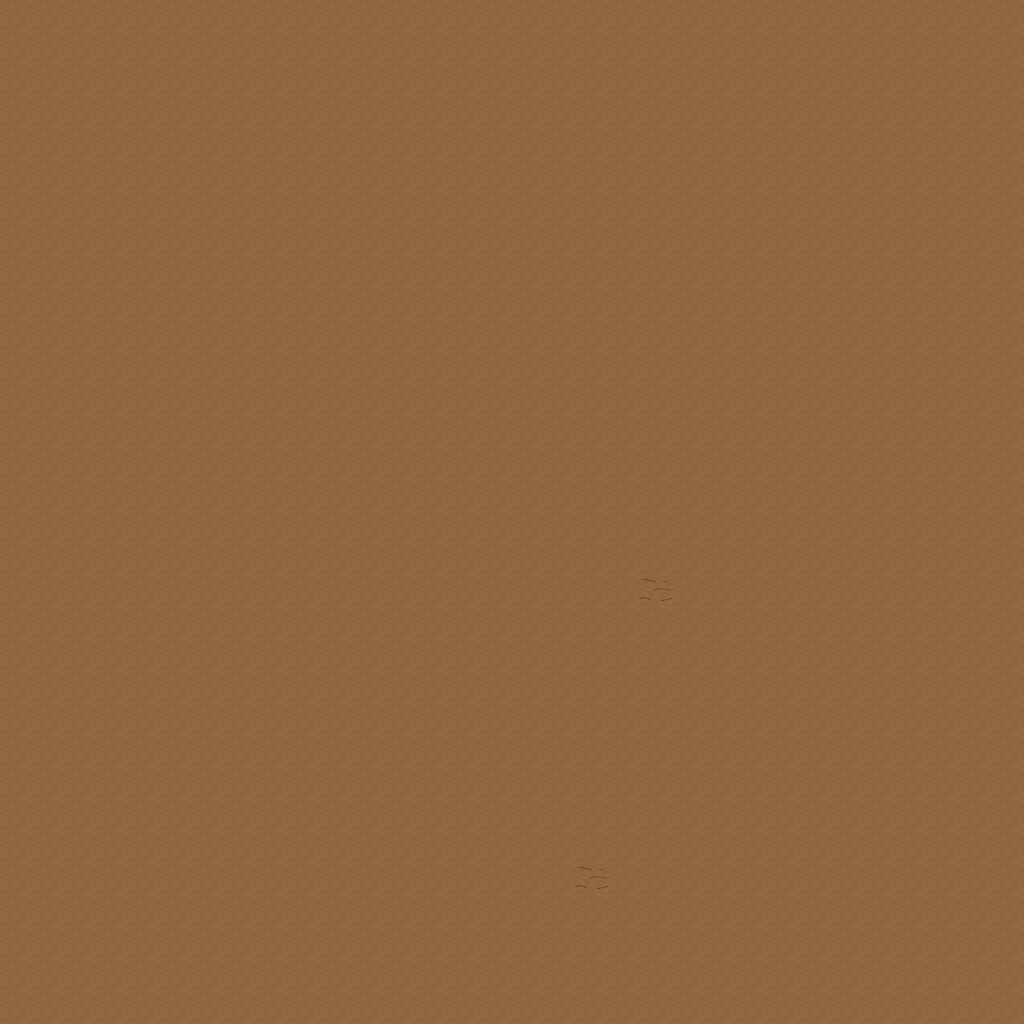

Rendered tile map (Tiled .tmx) drawn with the repository's tilesets; below, a short description and the map source with its tile grids summarised:
An orthogonal 32x32 tile map with 32x32 px tiles, 5 tile layers (Ground, Objects, Objects2, Above, ...), 1 hidden layer not drawn, 37 tilesets.

<map version="1.10" tiledversion="1.11.0" orientation="orthogonal" renderorder="right-down" width="32" height="32" tilewidth="32" tileheight="32" infinite="0" nextlayerid="11" nextobjectid="1">
 <tileset firstgid="1" name="ground_ground" tilewidth="32" tileheight="32" tilecount="33" columns="3">
  <image source="../drawable/ground_ground.png" width="96" height="352" />
 </tileset>
 <tileset firstgid="34" name="ground_ridge_earth_dark" tilewidth="32" tileheight="32" tilecount="96" columns="12">
  <image source="../drawable/ground_ridge_earth_dark.png" width="384" height="256" />
 </tileset>
 <tileset firstgid="130" name="logic_collision" tilewidth="32" tileheight="32" tilecount="1" columns="1">
  <image source="../drawable/logic_collision.png" width="32" height="32" />
 </tileset>
 <tileset firstgid="131" name="logic_portal" tilewidth="32" tileheight="32" tilecount="24" columns="8">
  <image source="../drawable/logic_portal.png" width="256" height="96" />
 </tileset>
 <tileset firstgid="155" name="building_fence_fence_chunky" tilewidth="32" tileheight="32" tilecount="21" columns="3">
  <image source="../drawable/building_fence_fence_chunky.png" width="96" height="224" />
 </tileset>
 <tileset firstgid="176" name="item_statue_girl_with_bird" tilewidth="32" tileheight="32" tilecount="12" columns="4">
  <image source="../drawable/item_statue_girl_with_bird.png" width="128" height="96" />
 </tileset>
 <tileset firstgid="188" name="plant_bush_hosta" tilewidth="32" tileheight="32" tilecount="9" columns="3">
  <image source="../drawable/plant_bush_hosta.png" width="96" height="96" />
 </tileset>
 <tileset firstgid="197" name="logic_item_sheepfood" tilewidth="32" tileheight="32" tilecount="1" columns="1">
  <image source="../drawable/logic_item_sheepfood.png" width="32" height="32" />
 </tileset>
 <tileset firstgid="198" name="ground_rock_rocks_3" tilewidth="32" tileheight="32" tilecount="16" columns="4">
  <image source="../drawable/ground_rock_rocks_3.png" width="128" height="128" />
 </tileset>
 <tileset firstgid="214" name="item_statue_crystal_statues" tilewidth="32" tileheight="32" tilecount="12" columns="6">
  <image source="../drawable/item_statue_crystal_statues.png" width="192" height="64" />
 </tileset>
 <tileset firstgid="226" name="plant_tree_maple_tree" tilewidth="32" tileheight="32" tilecount="72" columns="8">
  <image source="../drawable/plant_tree_maple_tree.png" width="256" height="288" />
 </tileset>
 <tileset firstgid="298" name="plant_stump_small_stump" tilewidth="32" tileheight="32" tilecount="4" columns="2">
  <image source="../drawable/plant_stump_small_stump.png" width="64" height="64" />
 </tileset>
 <tileset firstgid="302" name="item_statue_plants_potted_stone" tilewidth="32" tileheight="32" tilecount="6" columns="3">
  <image source="../drawable/item_statue_plants_potted_stone.png" width="96" height="64" />
 </tileset>
 <tileset firstgid="308" name="logic_creature_sheep" tilewidth="32" tileheight="32" tilecount="1" columns="1">
  <image source="../drawable/logic_creature_sheep.png" width="32" height="32" />
 </tileset>
 <tileset firstgid="309" name="furniture_chair_bench_white" tilewidth="32" tileheight="32" tilecount="8" columns="2">
  <image source="../drawable/furniture_chair_bench_white.png" width="64" height="128" />
 </tileset>
 <tileset firstgid="317" name="furniture_sink_dark_side_on" tilewidth="32" tileheight="32" tilecount="6" columns="3">
  <image source="../drawable/furniture_sink_dark_side_on.png" width="96" height="64" />
 </tileset>
 <tileset firstgid="323" name="object_birds" tilewidth="32" tileheight="32" tilecount="4" columns="2">
  <image source="../drawable/object_birds.png" width="64" height="64" />
 </tileset>
 <tileset firstgid="327" name="logic_creature_animal" tilewidth="32" tileheight="32" tilecount="32" columns="8">
  <image source="../drawable/logic_creature_animal.png" width="256" height="128" />
 </tileset>
 <tileset firstgid="359" name="ground_earth_edges" tilewidth="32" tileheight="32" tilecount="18" columns="6">
  <image source="../drawable/ground_earth_edges.png" width="192" height="96" />
 </tileset>
 <tileset firstgid="377" name="ground_grass_corners" tilewidth="32" tileheight="32" tilecount="24" columns="6">
  <image source="../drawable/ground_grass_corners.png" width="192" height="128" />
 </tileset>
 <tileset firstgid="401" name="building_stairs_stairs_grey" tilewidth="32" tileheight="32" tilecount="6" columns="3">
  <image source="../drawable/building_stairs_stairs_grey.png" width="96" height="64" />
 </tileset>
 <tileset firstgid="407" name="logic_creature_ent" tilewidth="32" tileheight="32" tilecount="4" columns="4">
  <image source="../drawable/logic_creature_ent.png" width="128" height="32" />
 </tileset>
 <tileset firstgid="411" name="plant_tree_pine_tree" tilewidth="32" tileheight="32" tilecount="20" columns="4">
  <image source="../drawable/plant_tree_pine_tree.png" width="128" height="160" />
 </tileset>
 <tileset firstgid="431" name="plant_tree_oak_tree" tilewidth="32" tileheight="32" tilecount="20" columns="4">
  <image source="../drawable/plant_tree_oak_tree.png" width="128" height="160" />
 </tileset>
 <tileset firstgid="451" name="plant_tree_chestnut_tree" tilewidth="32" tileheight="32" tilecount="20" columns="4">
  <image source="../drawable/plant_tree_chestnut_tree.png" width="128" height="160" />
 </tileset>
 <tileset firstgid="471" name="building_thatched_roof_cottage1" tilewidth="32" tileheight="32" tilecount="20" columns="4">
  <image source="../drawable/building_thatched_roof_cottage1.png" width="128" height="160" />
 </tileset>
 <tileset firstgid="491" name="building_thatched_roof_cottage2" tilewidth="32" tileheight="32" tilecount="20" columns="4">
  <image source="../drawable/building_thatched_roof_cottage2.png" width="128" height="160" />
 </tileset>
 <tileset firstgid="511" name="logic_item_vegetable" tilewidth="32" tileheight="32" tilecount="16" columns="8">
  <image source="../drawable/logic_item_vegetable.png" width="256" height="64" />
 </tileset>
 <tileset firstgid="527" name="object_well" tilewidth="32" tileheight="32" tilecount="4" columns="2">
  <image source="../drawable/object_well.png" width="64" height="64" />
 </tileset>
 <tileset firstgid="531" name="plant_flower_flower_bed_1" tilewidth="32" tileheight="32" tilecount="35" columns="7">
  <image source="../drawable/plant_flower_flower_bed_1.png" width="224" height="160" />
 </tileset>
 <tileset firstgid="566" name="plant_flower_small_flower_bed" tilewidth="32" tileheight="32" tilecount="12" columns="3">
  <image source="../drawable/plant_flower_small_flower_bed.png" width="96" height="128" />
 </tileset>
 <tileset firstgid="578" name="plant_flower_small_flower_bed_2" tilewidth="32" tileheight="32" tilecount="12" columns="3">
  <image source="../drawable/plant_flower_small_flower_bed_2.png" width="96" height="128" />
 </tileset>
 <tileset firstgid="590" name="plant_flower_foxgloves" tilewidth="32" tileheight="32" tilecount="4" columns="2">
  <image source="../drawable/plant_flower_foxgloves.png" width="64" height="64" />
 </tileset>
 <tileset firstgid="594" name="plant_flower_hothouse_flowers" tilewidth="32" tileheight="32" tilecount="72" columns="6">
  <image source="../drawable/plant_flower_hothouse_flowers.png" width="192" height="384" />
 </tileset>
 <tileset firstgid="666" name="plant_bush_bush_mult_colored" tilewidth="32" tileheight="32" tilecount="6" columns="3">
  <image source="../drawable/plant_bush_bush_mult_colored.png" width="96" height="64" />
 </tileset>
 <tileset firstgid="672" name="object_ents" tilewidth="32" tileheight="32" tilecount="50" columns="5">
  <image source="../drawable/object_ents.png" width="160" height="320" />
 </tileset>
 <tileset firstgid="722" name="ground_green_paving" tilewidth="32" tileheight="32" tilecount="18" columns="3">
  <image source="../drawable/ground_green_paving.png" width="96" height="192" />
 </tileset>
 <layer id="1" name="Ground" width="32" height="32">
  <data>[1024 cells, 1024 non-empty, 1 distinct tile ids]</data>
 </layer>
 <layer id="2" name="Objects" width="32" height="32">
  <data>[1024 cells, 2 non-empty, 1 distinct tile ids]</data>
 </layer>
 <layer id="3" name="Objects2" width="32" height="32">
  <data>[1024 cells, 0 non-empty, 0 distinct tile ids]</data>
 </layer>
 <layer id="4" name="Above" width="32" height="32">
  <data>[1024 cells, 0 non-empty, 0 distinct tile ids]</data>
 </layer>
 <layer id="5" name="Above2" width="32" height="32">
  <data>[1024 cells, 0 non-empty, 0 distinct tile ids]</data>
 </layer>
 <layer id="6" name="Walkable" width="32" height="32" visible="0">
  <data>[1024 cells, 0 non-empty, 0 distinct tile ids]</data>
 </layer>
 <objectgroup id="7" name="Mapevents" />
 <objectgroup id="8" name="Spawn" />
 <objectgroup id="9" name="Keys" />
 <objectgroup id="10" name="Replace" />
</map>
